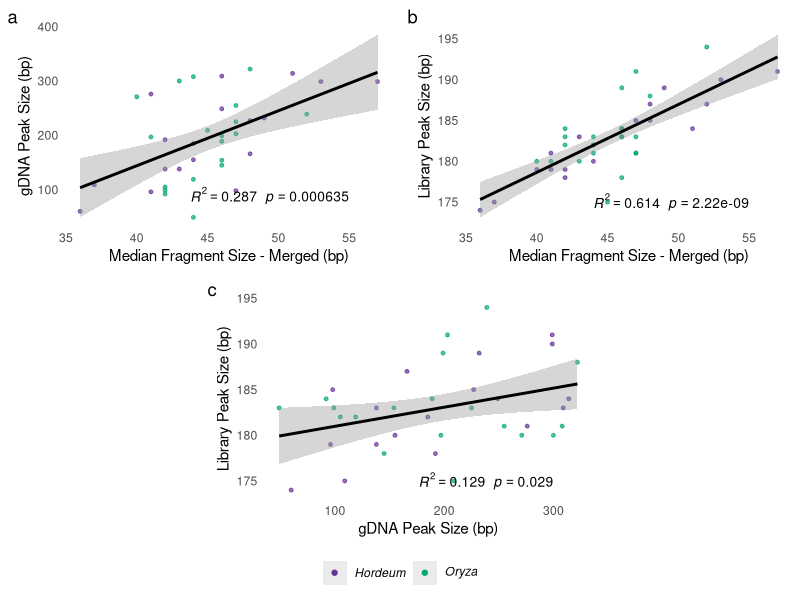
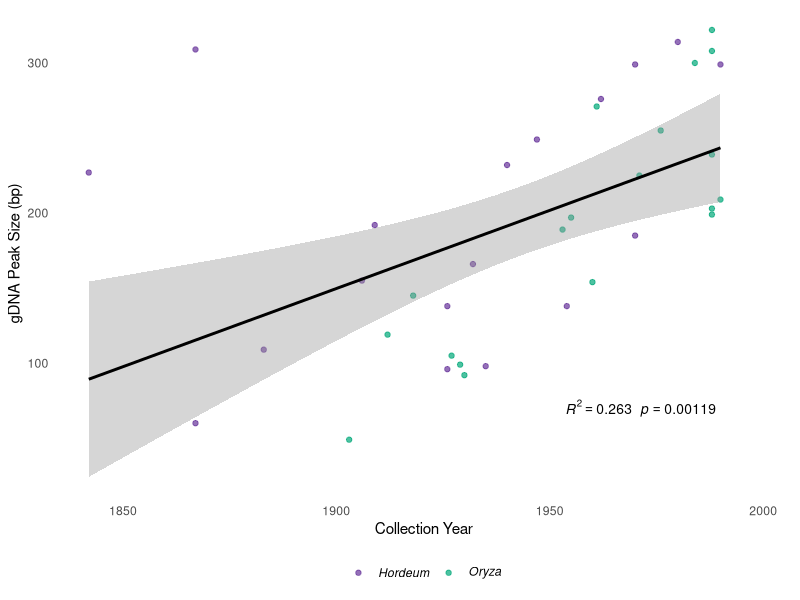
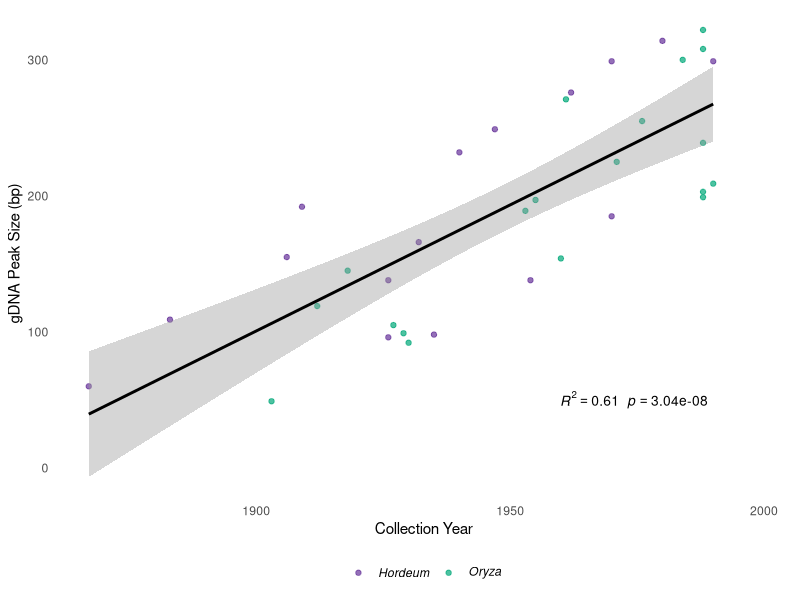

These figures' R source, in order:
#!/usr/bin/env Rscript

#------------------------------------------------------------------------------#
#                 aDNA Damage through time -  Script 03                        #
#                          Fragment size Analyses                              #
#                                                                              #
# Uses a subset of the data, which contains information of peak sizes of gDNA  #
#            generated with capillary electrophoresis (TapeStation)            #
#------------------------------------------------------------------------------#

# Install required packages
# install.packages(c("gridExtra", "grid", "ggplot2"))

# Load required libraries
library(ggplot2)
library(grid)
library(gridExtra)

# Read data
d <- read.delim("aDNA_damage_screening_SUBSET_TAPESTATION_gDNA.txt", 
                row.names = NULL, stringsAsFactors = TRUE)

# Clean the data - convert "-" to NA and make numeric
d$gDNA_peak_size <- as.numeric(as.character(d$gDNA_peak_size))
d$Library_Peak_size <- as.numeric(as.character(d$Library_Peak_size))
d$MEDIAN_SIZE <- as.numeric(as.character(d$MEDIAN_SIZE))

# Define color palette
genus_colors <- c("Hordeum" = "#663399", "Oryza" = "#00A878")

#------------------------------------------------------------------------------#
#     1 - Regression analysis: Tapestation peaks vs merged fragment sizes      #
#------------------------------------------------------------------------------#

# Calculate correlations
# Plot 1: gDNA all samples
model1 <- lm(gDNA_peak_size ~ MEDIAN_SIZE, data = d)
r2_1 <- summary(model1)$r.squared
p_1 <- summary(model1)$coefficients[2, 4]

# Plot 2: Library all samples  
model2 <- lm(Library_Peak_size ~ MEDIAN_SIZE, data = d)
r2_2 <- summary(model2)$r.squared
p_2 <- summary(model2)$coefficients[2, 4]

# Plot 3: gDNA peak size vs Library peak size
model3 <- lm(Library_Peak_size ~ gDNA_peak_size, data = d)
r2_3 <- summary(model3)$r.squared
p_3 <- summary(model3)$coefficients[2, 4]

# Plot 1
P1 <- ggplot(d, aes(x = MEDIAN_SIZE, y = gDNA_peak_size, color = Genus)) +
    geom_point(alpha = 0.7, size = 1) +
    geom_smooth(method = "lm", color = "black", se = TRUE) +
    scale_color_manual(values = genus_colors,
                       labels = c(expression(italic("Hordeum")),
                                  expression(italic("Oryza")))) +
    labs(x = "Median Fragment Size - Merged (bp)",
         y = "gDNA Peak Size (bp)",
         color = NULL) +
    theme_minimal() +
    theme(panel.grid = element_blank()) +
    annotate("text", size = 3.5, x = max(d$MEDIAN_SIZE, na.rm = TRUE) - 2, 
             y = min(d$gDNA_peak_size, na.rm = TRUE) + 40,
             label = sprintf("italic(R)^2 == %.3f~~italic(p) == %.3g", r2_1, p_1),
             parse = TRUE, hjust = 1)

# Plot 2
P2 <- ggplot(d, aes(x = MEDIAN_SIZE, y = Library_Peak_size, color = Genus)) +
    geom_point(alpha = 0.7, size = 1) +
    geom_smooth(method = "lm", color = "black", se = TRUE) +
    scale_color_manual(values = genus_colors,
                       labels = c(expression(italic("Hordeum")),
                                  expression(italic("Oryza")))) +
    labs(x = "Median Fragment Size - Merged (bp)",
         y = "Library Peak Size (bp)",
         color = NULL) +
    theme_minimal() +
    theme(panel.grid = element_blank()) +
    annotate("text", size = 3.5, x = max(d$MEDIAN_SIZE, na.rm = TRUE) - 2, 
             y = 175,
             label = sprintf("italic(R)^2 == %.3f~~italic(p) == %.3g", r2_2, p_2),
             parse = TRUE, hjust = 1)

# Plot 3: gDNA peak size vs Library peak size
P3 <- ggplot(d, aes(x = gDNA_peak_size, y = Library_Peak_size, color = Genus)) +
    geom_point(alpha = 0.7, size = 1) +
    geom_smooth(method = "lm", color = "black", se = TRUE) +
    scale_color_manual(values = genus_colors,
                       labels = c(expression(italic("Hordeum")),
                                  expression(italic("Oryza")))) +
    labs(x = "gDNA Peak Size (bp)",
         y = "Library Peak Size (bp)",
         color = NULL) +
    theme_minimal() +
    theme(panel.grid = element_blank()) +
    annotate("text", size = 3.5, x = 300, 
             y =175,
             label = sprintf("italic(R)^2 == %.3f~~italic(p) == %.3g", r2_3, p_3),
             parse = TRUE, hjust = 1)

# Remove legends from plots and add labels
P1 <- P1 + theme(legend.position = "none") + labs(tag = "a")
P2 <- P2 + theme(legend.position = "none") + labs(tag = "b")
P3 <- P3 + theme(legend.position = "none") + labs(tag = "c")

# Extract legend from one plot
legend <- ggplot(d, aes(x = MEDIAN_SIZE, y = Library_Peak_size, color = Genus)) +
    geom_point() +
    scale_color_manual(values = genus_colors,
                       labels = c(expression(italic("Hordeum")),
                                  expression(italic("Oryza")))) +
    theme(legend.position = "bottom") +
    guides(color = guide_legend(title = NULL))

legend_grob <- ggplotGrob(legend)$grobs[[which(sapply(ggplotGrob(legend)$grobs, function(x) x$name) == "guide-box")]]

# Combine plots: P1 and P2 on top, P3 centered at bottom (same size)
top_row <- arrangeGrob(P1, P2, ncol = 2)
bottom_row <- arrangeGrob(nullGrob(), P3, nullGrob(), ncol = 3, widths = c(1, 2, 1))

# Combine all plots with legend
grid.arrange(top_row, bottom_row, legend_grob, 
             heights = c(5, 5, 1), nrow = 3)


#------------------------------------------------------------------------------#
#          2 - Regression analysis: gDNA peak size ~ collection year           #
#------------------------------------------------------------------------------#

# gDNA peak size vs Collection_year - Combined regression
model_year_combined <- lm(gDNA_peak_size ~ Collection_year, data = d)
r2_year_combined <- summary(model_year_combined)$r.squared
p_year_combined <- summary(model_year_combined)$coefficients[2, 4]

# Plot
ggplot(d, aes(x = Collection_year, y = gDNA_peak_size, color = Genus)) +
    geom_point(alpha = 0.7, size = 1.5) +
    geom_smooth(method = "lm", se = TRUE, color = "black") +  # Single regression line in black
    scale_color_manual(values = genus_colors,
                       labels = c(expression(italic("Hordeum")),
                                  expression(italic("Oryza")))) +
    labs(x = "Collection Year",
         y = "gDNA Peak Size (bp)",
         color = NULL) +
    theme_minimal() +
    theme(panel.grid = element_blank(), legend.position = "bottom") +
    annotate("text", size = 3.5, x = max(d$Collection_year, na.rm = TRUE) - 10,
             y = 70,
             label = sprintf("italic(R)^2 == %.3f~~italic(p) == %.3g", r2_year_combined, p_year_combined),
             parse = TRUE, hjust = 1)

# Exclude outliers
d_filtered <- d[!d$Sample %in% c("HV0061", "HV0081"), ]

# gDNA peak size vs Collection_year - Combined regression (excluding outliers)
model_year_combined_filtered <- lm(gDNA_peak_size ~ Collection_year, data = d_filtered)
r2_year_combined_filtered <- summary(model_year_combined_filtered)$r.squared
p_year_combined_filtered <- summary(model_year_combined_filtered)$coefficients[2, 4]

# Plot
ggplot(d_filtered, aes(x = Collection_year, y = gDNA_peak_size, color = Genus)) +
    geom_point(alpha = 0.7, size = 1.5) +
    geom_smooth(method = "lm", se = TRUE, color = "black") +  # Single regression line in black
    scale_color_manual(values = genus_colors,
                       labels = c(expression(italic("Hordeum")),
                                  expression(italic("Oryza")))) +
    labs(x = "Collection Year",
         y = "gDNA Peak Size (bp)",
         color = NULL) +
    theme_minimal() +
    theme(panel.grid = element_blank(), legend.position = "bottom") +
    annotate("text", size = 3.5, x = max(d_filtered$Collection_year, na.rm = TRUE) - 10,
             y = 50,
             label = sprintf("italic(R)^2 == %.3f~~italic(p) == %.3g", r2_year_combined_filtered, p_year_combined_filtered),
             parse = TRUE, hjust = 1)
